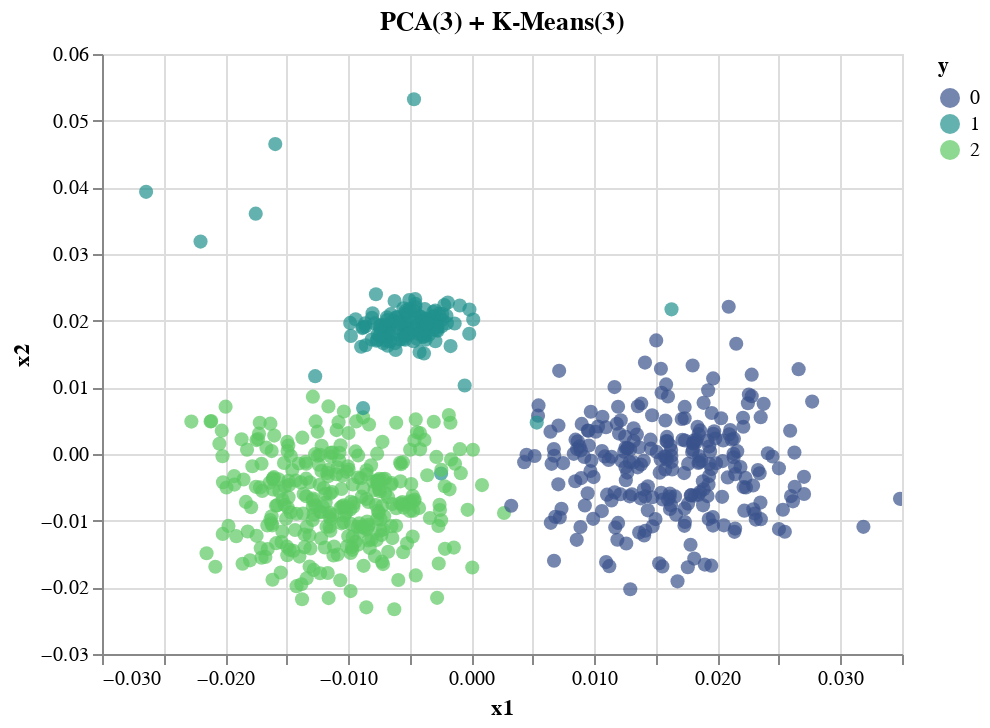

Notebook source saved alongside this figure:
### Code cell
X_labels_gt_df = pd.DataFrame(( - X_labels_gt), columns=["y"])

km_pca_labels = pd.DataFrame(km_labels, columns=["y"])
km_pca_misses = np.argwhere((km_pca_labels != X_labels_gt_df).values.ravel())\
                   .ravel()
# km_pca_labels.loc[km_pca_misses, "y"] = -1
km_pca_plot = dpca.copy()
km_pca_plot["y"] = km_pca_labels

alt.Chart(km_pca_plot).mark_circle().encode(
    x='x1',
    y='x2',
    color=alt.Color('y:O',
                    scale=alt.Scale(scheme='viridis')),
    size=alt.value(50),
    tooltip=['x1','x2','y:O']
).properties(title = "PCA(3) + K-Means(3)").interactive()

### Figure 1 — Vega-Lite specification as saved in the notebook (floating-point values rounded to 4 significant figures; data arrays with more than 128 entries replaced by an {"elided": "..."} marker saying what was removed)
{"config": {"view": {"continuousWidth": 400, "continuousHeight": 300}}, "data": {"name": "data-dd5129837ddcfb5880b1cc3cb1d396bb"}, "mark": "circle", "encoding": {"color": {"type": "ordinal", "field": "y", "scale": {"scheme": "viridis"}}, "size": {"value": 50}, "tooltip": [{"type": "quantitative", "field": "x1"}, {"type": "quantitative", "field": "x2"}, {"type": "ordinal", "field": "y"}], "x": {"type": "quantitative", "field": "x1"}, "y": {"type": "quantitative", "field": "x2"}}, "selection": {"selector006": {"type": "interval", "bind": "scales", "encodings": ["x", "y"]}}, "title": "PCA(3) + K-Means(3)", "$schema": "https://vega.github.io/schema/vega-lite/v4.8.1.json", "datasets": {"data-dd5129837ddcfb5880b1cc3cb1d396bb": {"elided": "694 records"}}}
